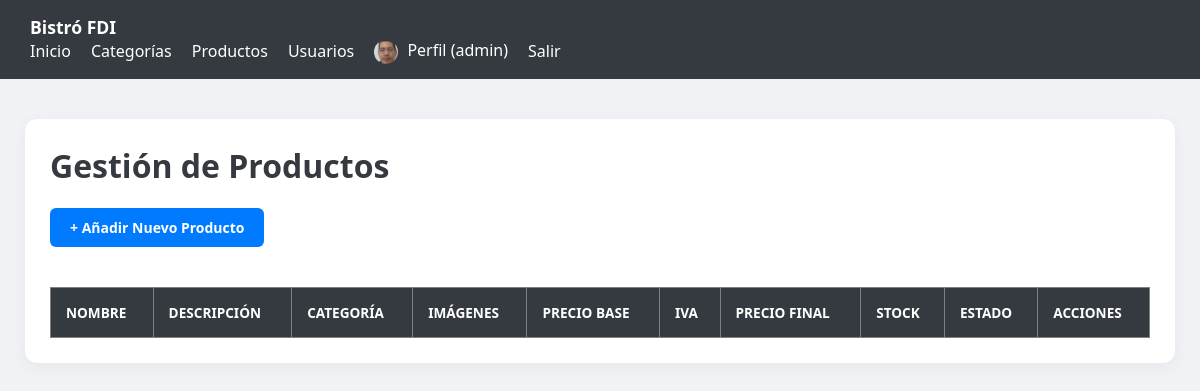
/gestion_productos.php (signed in), run on an earlier commit of the app's database.
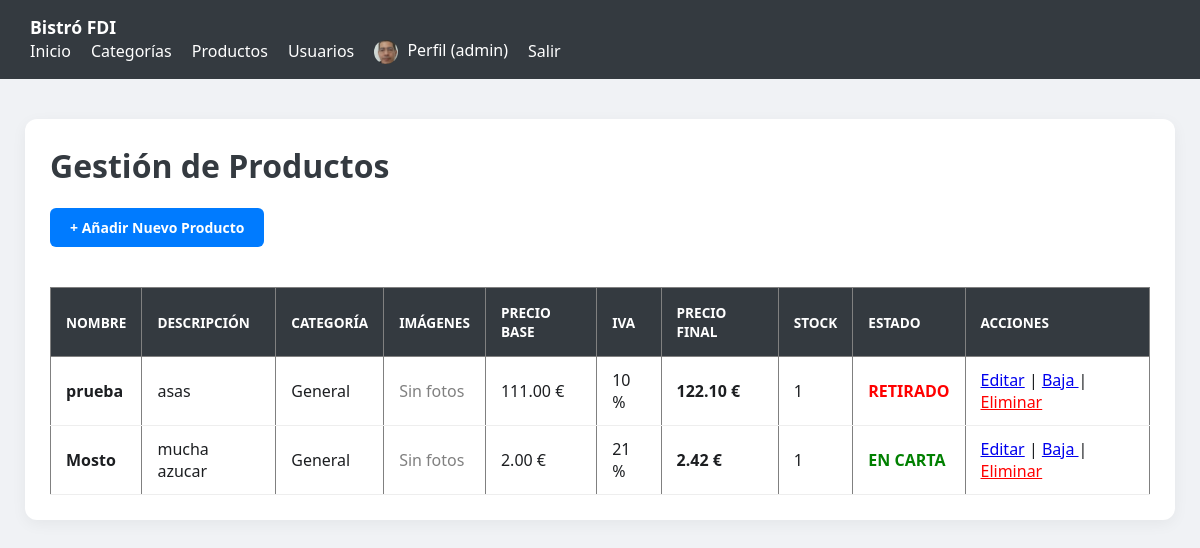
And on a later commit of the database.
### tables this page shows
CREATE TABLE `productos` (
  `id` int(11) NOT NULL,
  `id_categoria` int(11) DEFAULT NULL,
  `nombre` varchar(100) NOT NULL,
  `descripcion` text DEFAULT NULL,
  `precio_base` decimal(10,2) DEFAULT NULL,
  `stock` int(11) DEFAULT 0,
  `imagen` varchar(255) DEFAULT 'default_prod.png',
  `iva` int(11) DEFAULT 10,
  `ofertado` tinyint(1) DEFAULT 1
);

### producto.php (called while the page is built, shortened)
<?php
class Producto {
    public $precio_base;
    public $iva;
    public function __construct($id, $id_categoria, $nombre, $descripcion, $precio_base, $iva, $stock, $ofertado = 1, $imagenes = []) {
        $this->precio_base = $precio_base;
        $this->iva = $iva;
    }
    public function getPrecioFinal() {
        return $this->precio_base * (1 + ($this->iva / 100));
    }
}
?>

### gestion_productos.php (the view, shortened to what this page needs)
<?php
require_once __DIR__ . '/includes/config.php';
require_once __DIR__ . '/producto.php';
$query = "
    SELECT p.*, c.nombre AS categoria_nombre
    FROM productos p
    LEFT JOIN categorias c ON p.id_categoria = c.id
";
$resultado = $db->query($query);
?>
<!DOCTYPE html>
<html lang="es">
<head>
    <link rel="stylesheet" href="css/estilos.css">
</head>
<body>
<?php include __DIR__ . '/includes/nav.php'; ?>
<div class="container">
    <h1>Gestión de Productos</h1>
    <a href="editar_producto.php" class="btn btn-primary" style="margin-bottom:20px; display:inline-block;">
        + Añadir Nuevo Producto
    </a>
    <table border="1" cellpadding="8" cellspacing="0" width="100%">
        <thead>
            <tr>
                <th>Nombre</th>
                <th>Descripción</th>
                <th>Categoría</th>
                <th>Imágenes</th>
                <th>Precio Base</th>
                <th>IVA</th>
                <th>Precio Final</th>
                <th>Stock</th>
                <th>Estado</th>
                <th>Acciones</th>
            </tr>
        </thead>
        <tbody>
        <?php while ($row = $resultado->fetch_assoc()): ?>
            <?php
            $idProducto = 0;
            if (isset($row['id_producto'])) {
                $idProducto = (int)$row['id_producto'];
            } elseif (isset($row['id'])) {
                $idProducto = (int)$row['id'];
            }
            $imagenes = !empty($row['imagen']) ? explode(',', $row['imagen']) : [];
            $p = new Producto(
                $idProducto,
                $row['id_categoria'] ?? 0,
                $row['nombre'] ?? '',
                $row['descripcion'] ?? '',
                $row['precio_base'] ?? 0,
                $row['iva'] ?? 0,
                $row['stock'] ?? 0,
                $row['ofertado'] ?? 0,
                $imagenes
            );
            ?>
            <tr>
                <td><strong><?= htmlspecialchars($row['nombre'] ?? '') ?></strong></td>
                <td><?= htmlspecialchars($row['descripcion'] ?? '---') ?></td>
                <td><?= htmlspecialchars($row['categoria_nombre'] ?? 'General') ?></td>
                <td>
                    <div style="display:flex; gap:5px; flex-wrap:wrap;">
                        <?php if (!empty($imagenes)): ?>
                            <?php foreach ($imagenes as $img): ?>
                                <?php $ruta = 'img/productos/' . trim($img); ?>
                                <img
                                    src="<?= htmlspecialchars($ruta) ?>"
                                    alt="Imagen producto"
                                    style="width:40px;height:40px;object-fit:cover;border:1px solid #ccc;border-radius:4px;"
                                    onerror="this.src='https://via.placeholder.com/40'"
                                >
                            <?php endforeach; ?>
                        <?php else: ?>
                            <span style="color:gray;">Sin fotos</span>
                        <?php endif; ?>
                    </div>
                </td>
                <td><?= number_format((float)($row['precio_base'] ?? 0), 2) ?> €</td>
                <td><?= (int)($row['iva'] ?? 0) ?> %</td>
                <td><strong><?= number_format((float)$p->getPrecioFinal(), 2) ?> €</strong></td>
                <td><?= (int)($row['stock'] ?? 0) ?></td>
                <td>
                    <?php if ((int)($row['ofertado'] ?? 0) === 1): ?>
                        <span style="color:green;font-weight:bold;">EN CARTA</span>
                    <?php else: ?>
                        <span style="color:red;font-weight:bold;">RETIRADO</span>
                    <?php endif; ?>
                </td>
                <td>
                    <a href="editar_producto.php?id=<?= $idProducto ?>">Editar</a> |
                    <a href="borrar_producto.php?id=<?= $idProducto ?>"
                       onclick="return confirm('¿Retirar de la carta?')">
                        Baja
                    </a> |
                    <a href="eliminar_producto.php?id=<?= $idProducto ?>"
                       onclick="return confirm('¿Eliminar definitivamente este producto?')"
                       style="color:red;">
                        Eliminar
                    </a>
                </td>
            </tr>
        <?php endwhile; ?>
        </tbody>
    </table>
</div>
</body>
</html>

What changed in the data, as far as the page shows it:
added productos: nombre "prueba", descripcion "asas", categoria_nombre "General", precio_base "111.00", iva "10", $p->getPrecioFinal() "122.10", stock "1", ofertado "RETIRADO"
added productos: nombre "Mosto", descripcion "mucha azucar", categoria_nombre "General", precio_base "2.00", iva "21", $p->getPrecioFinal() "2.42", stock "1", ofertado "EN CARTA"
